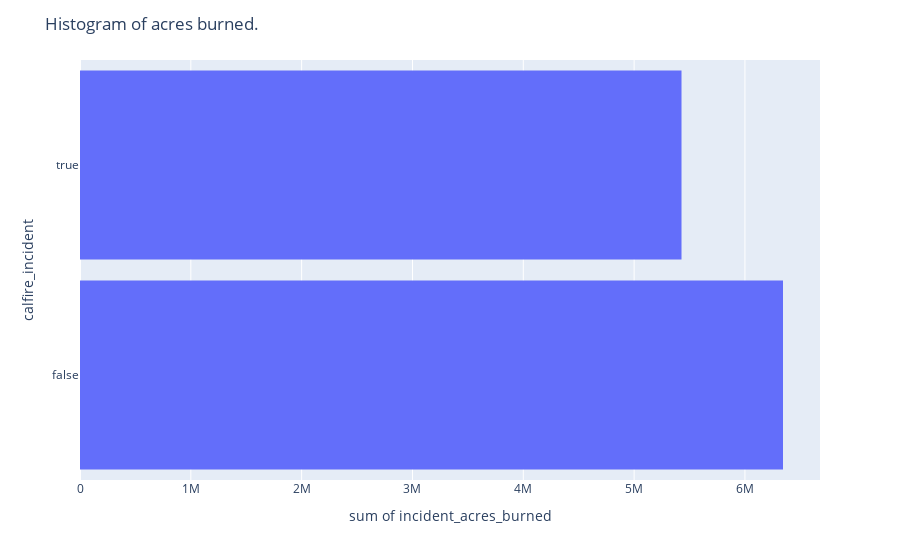

Source (notebook cell):
### Markdown cell above
**Q2**In this code above I tried to find the type of incidents using groupby, and then I foucused on the columns 'incident_name' and 'incident_type', so there is 3 types of insidents in my data.

### Code cell
#Q3 Make a histogram of the acres burned and color the bars
#by whether or not the incident was a calfire incident.
#You will probably need to make a mask to remove very small
#and very large fires. How many fires burned more than 100,000 acres?
#What is the largest fire in the data?

fig = px.histogram(
                  DF_raw,
                  x='incident_acres_burned',
                  y='calfire_incident',
                  nbins= 6)
fig.update_layout(bargap=0.1,
                  title='Histogram of acres burned.')
mask = (DF_raw['calfire_incident'])
fig.show()

### Figure 1 — Plotly figure (JSON) as saved in the notebook; plotly's stock layout.template omitted (floating-point values rounded to 4 significant figures; data arrays with more than 128 entries replaced by an {"elided": "..."} marker saying what was removed)
{"data": [{"alignmentgroup": "True", "bingroup": "y", "histfunc": "sum", "hovertemplate": "sum of incident_acres_burned=%{x}<br>calfire_incident=%{y}<extra></extra>", "legendgroup": "", "marker": {"color": "#636efa", "pattern": {"shape": ""}}, "name": "", "nbinsy": 6, "offsetgroup": "", "orientation": "h", "showlegend": false, "type": "histogram", "x": {"elided": "2744 int values"}, "xaxis": "x", "y": {"elided": "2744 bool values"}, "yaxis": "y"}], "layout": {"autosize": true, "bargap": 0.1, "barmode": "relative", "legend": {"tracegroupgap": 0}, "margin": {"t": 60}, "title": {"text": "Histogram of acres burned."}, "xaxis": {"anchor": "y", "autorange": true, "domain": [0, 1], "range": [0, 6677000.0], "title": {"text": "sum of incident_acres_burned"}, "type": "linear"}, "yaxis": {"anchor": "x", "autorange": true, "domain": [0, 1], "range": [-0.5, 1.5], "title": {"text": "calfire_incident"}, "type": "category"}}}
